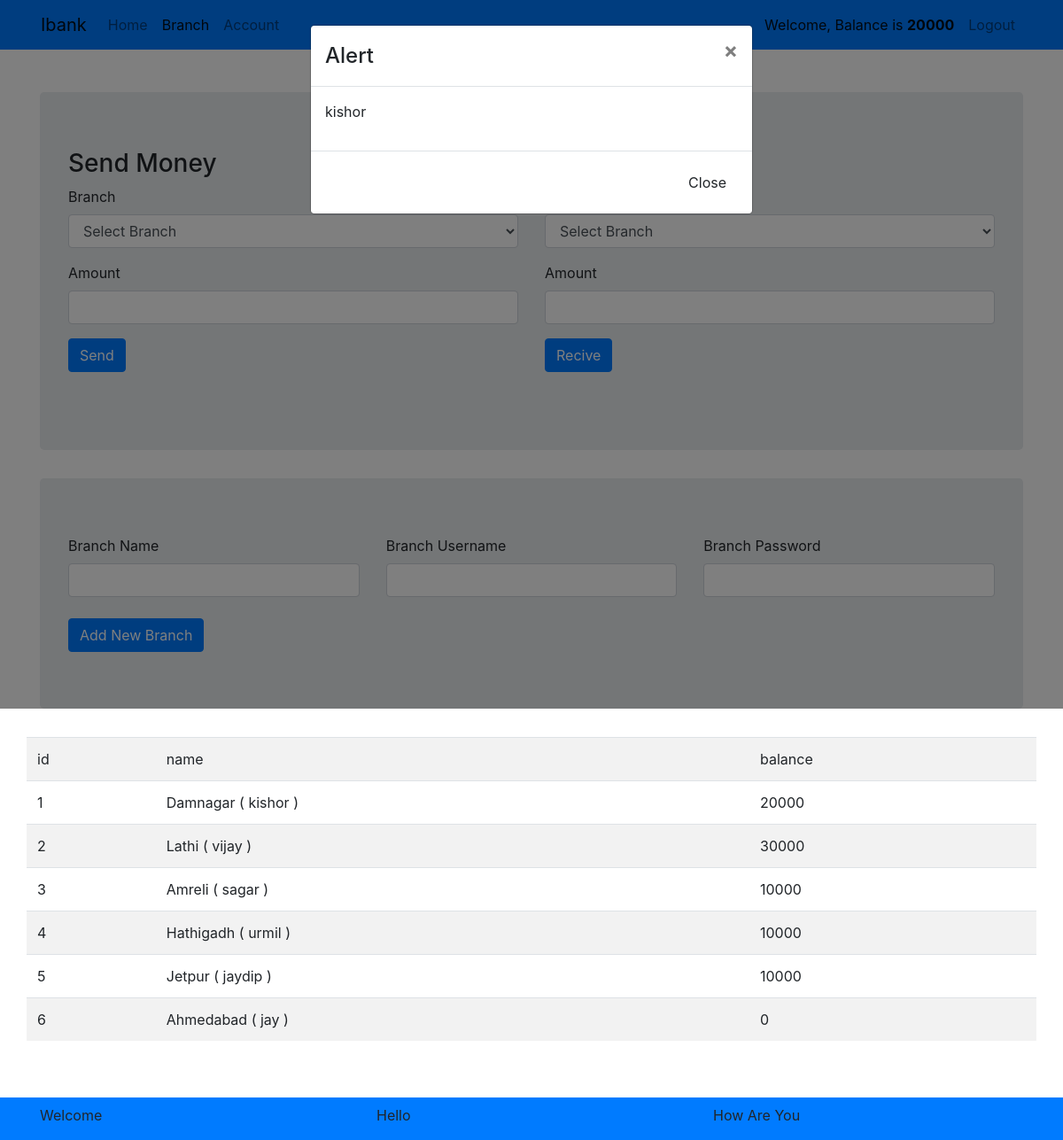
The page /headbranch/branch (signed in) on the database its author committed.
### headbranch/models.py (models this page shows, shortened)
class Branch(models.Model):
    branch_id = models.AutoField(primary_key=True)
    branch_username = models.CharField(max_length=50,unique=True)
    branch_name = models.CharField(max_length=50)
    branch_balance = models.IntegerField(default=0)
    branch_password = models.CharField(max_length=100,default='')

### headbranch/views.py (the view)
# urls.py: path('branch',views.branch,name='branch'),
def branch(request):
    print(request)
    params = hb_auth(request)
    if params['hb_auth'] == False:
        return redirect('/headbranch')
    params = alert(request,params)
    if params['hb_auth'] == True:
        branchs = Branch.objects.all()
        params['branchs'] = branchs
    params['page'] = 'branch'
    return render(request,'headbranch/branch.html',params)

### headbranch/views.py (called while the page is built)
def hb_auth(request):
    params = {}
    if request.session.get('hb_auth',False):
        params['hb_auth'] = True
        hbranch =  HeadBranch.objects.all()
        params['balance'] = hbranch[0].hbranch_balance
    else:
        params['hb_auth'] = False
    return params

def alert(request,params):
    if request.session.get('alert',False):
        params['alert'] = request.session.get('alert')
        request.session.pop('alert')
    return params

### headbranch/templates/headbranch/branch.html (shortened to what this page needs)
{% extends 'headbranch/basic.html' %}
{% block body %}
<div class="container">
    {% if hb_auth == True %}
    <div class="jumbotron">
        <div class="row mb-4">
            <div class="col-md-6">
                <h3>Send Money</h3>
                <form action="send_money" method="POST" id="send_money">
                    <div class="form-group">
                        <label for="branch_id">
                            Branch
                        </label>
                        <select name="branch_id" class="form-control" id="branch_id">
                            <option value="0">Select Branch</option>
                        </select>
                    </div>
                    <div class="form-group">
                        <label for="amount">
                            Amount
                        </label>
                        <input type="number" name="amount" class="form-control" id="amount" />
                    </div>
                    <button type="submit" class="btn btn-primary" id="btn_send">
                        Send
                    </button>
                </form>
            </div>
            <div class="col-md-6">
                <h3>Recive Money</h3>
                <form action="recive_money" method="POST" id="recive_money">
                    <div class="form-group">
                        <label for="branch_id">
                        </label>
                        <select name="branch_id" class="form-control" id="branch_id">
                            <option value="0">Select Branch</option>
                        </select>
                    </div>
                    <div class="form-group">
                        <label for="amount">
                            Amount
                        </label>
                        <input type="number" name="amount" class="form-control" id="amount" />
                    </div>
                    <button type="submit" class="btn btn-primary" id="btn_recive">
                        Recive
                    </button>
                </form>
            </div>
        </div>
    </div>
    <div class="jumbotron">
        <div class="row">
            <div class="col-12">
                <form action="add_branch" method="POST" id="add_branch">
                    <div class="form-group row">
                        <div class="col">
                            <label for="name">
                                Branch Name
                            </label>
                            <input type="text" name="name" class="form-control" id="name" />
                        </div>
                        <div class="col">
                            <label for="username">
                                Branch Username
                            </label>
                            <input type="text" name="username" class="form-control" id="username" />
                        </div>
                        <div class="col">
                            <label for="password">
                                Branch Password
                            </label>
                            <input type="text" name="password" class="form-control" id="password" />
                        </div>
                    </div>
                    <button type="submit" class="btn btn-primary mt-2" id="btn_recive">
                        Add New Branch
                    </button>
                </form>
            </div>
        </div>
    </div>
    <div class="row">
        <table class="table table-striped table-hover">
            <tr>
                <td>id</td>
                <td>name</td>
                <td>balance</td>
            </tr>
            {% for i in branchs %}
            <tr>
                <td>{{ i.branch_id }}</td>
                <td>{{ i.branch_name }} ( {{ i.branch_username }} )</td>
                <td>{{ i.branch_balance }}</td>
            </tr>
            {% endfor %}
        </table>
    </div>
    {% endif %}
</div>
{% endblock %}

### headbranch/templates/headbranch/basic.html (shortened to what this page needs)
<!doctype html>
<html lang="en">
<head>
    <link rel="stylesheet" href="https://stackpath.bootstrapcdn.com/bootstrap/4.4.1/css/bootstrap.min.css"
>
</head>
<body>
    <div class="container-fluid bg-primary mb-5">
        <div class="container">
            <nav class="row navbar navbar-expand-sm navbar-light bg-primary">
                <a class="navbar-brand" href="#">Ibank</a>
                <div class="collapse navbar-collapse" id="navbarNav">
                    <ul class="navbar-nav">
                        {% if hb_auth == True %}
                        <li class="nav-item {% if page == 'index' %} active {% endif %} ">
                            <a class="nav-link" href="/headbranch/">Home</a>
                        </li>
                        <li class="nav-item {% if page == 'branch' %} active {% endif %} ">
                            <a class="nav-link" href="branch">Branch</a>
                        </li>
                        <li class="nav-item {% if page == 'account' %} active {% endif %} ">
                            <a class="nav-link" href="account">Account</a>
                        </li>
                        {% endif %}
                    </ul>
                    <ul class="navbar-nav ml-auto">
                        {% if hb_auth == True %}
                        <li class="nav-item">
                            <a class="nav-link active">Welcome, Balance is <b>{{ balance }}</b></a>
                        </li>
                        <li class="nav-item">
                            <a class="nav-link" href="logout">Logout</a>
                        </li>
                        {% else %}
                        <li class="nav-item">
                            <a class="nav-link" href="/"><button class="btn btn-success">Go Home</button></a>
                        </li>
                        {% endif %}
                    </ul>
                </div>
            </nav>
        </div>
    </div>
    {% block body %}
    {% endblock %}
    <div class="container-fluid bg-primary mt-5 pb-3 pt-2">
        <div class="container">
            <div class="row">
                <div class="col-sm-4 col-12">Welcome</div>
                <div class="col-sm-4 col-12">Hello</div>
                <div class="col-sm-4 col-12">How Are You</div>
            </div>
        </div>
    </div>
</body>
</html>
{% if alert is not None %}
<div class="modal fade" id="myModal" role="dialog">
    <div class="modal-dialog">
        <div class="modal-content">
            <div class="modal-header">
                <h4 class="modal-title">Alert</h4>
                <button type="button" class="close" data-dismiss="modal">&times;</button>
            </div>
            <div class="modal-body">
                <p>{{ alert }}</p>
            </div>
            <div class="modal-footer">
                <button type="button" class="btn btn-default" id="btn_close" data-dismiss="modal">Close</button>
            </div>
        </div>
    </div>
</div>
{% endif %}

### headbranch/templates/headbranch/basic.html (style rules this page uses)
input[type=number] { -moz-appearance: textfield; }

### rows shown on the page
Branch: branch_id "1", branch_name "Damnagar", branch_username "kishor", branch_balance "20000"
Branch: branch_id "2", branch_name "Lathi", branch_username "vijay", branch_balance "30000"
Branch: branch_id "3", branch_name "Amreli", branch_username "sagar", branch_balance "10000"
Branch: branch_id "4", branch_name "Hathigadh", branch_username "urmil", branch_balance "10000"
Branch: branch_id "5", branch_name "Jetpur", branch_username "jaydip", branch_balance "10000"
Branch: branch_id "6", branch_name "Ahmedabad", branch_username "jay", branch_balance "0"

### other values the page prints
{{ balance }} "20000"
